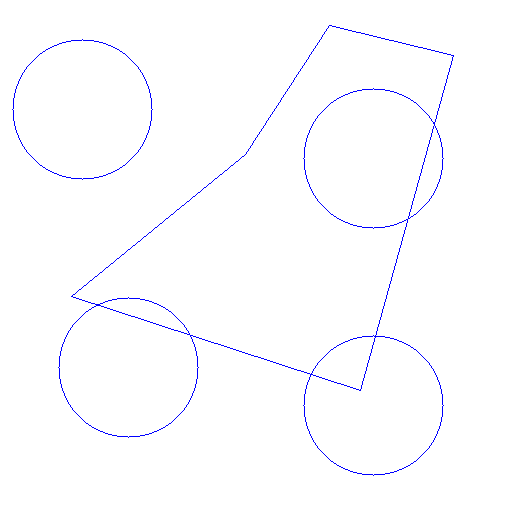
#> input picture mission_img.png, 512 x 512 px
$ python mission2.py
#> lines starting #> are read from the running program, lines starting #| are printed output that depends on the picture
import cv2
import numpy as np


def scale(src, x_scale, y_scale):
    h, w = src.shape[:2]
    aff = np.array([[x_scale, 0, 0],[0, y_scale, 0]], dtype = np.float32)
    dst = cv2.warpAffine(src, aff, (int(w*x_scale),int(h*y_scale)))
    return dst

src = cv2.imread('mission_img.png')
#> src is the input picture: shape (512, 512, 3); mean B, G, R 255, 252.5, 252.5


none_blur = scale(src, 0.5, 0.5)
#> in scale, `dst = cv2.warpAffine(src, aff, (int(w*x_scale),int(h*y_scale)))`:
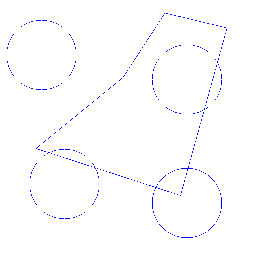
#> dst: shape (256, 256, 3); mean B, G, R 255, 252.6, 252.6

src_blur = cv2.blur(src,(3,3))
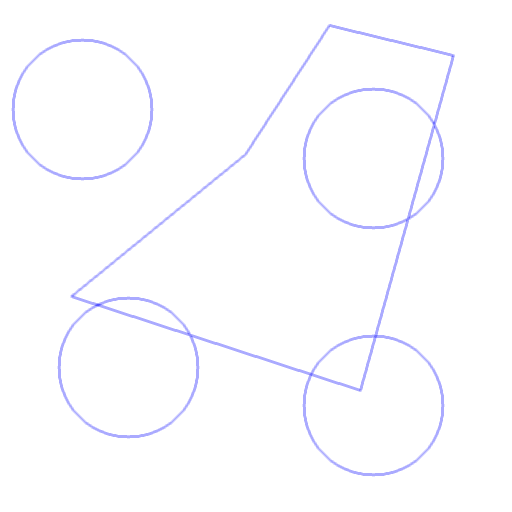
#> src_blur: shape (512, 512, 3); mean B, G, R 255, 252.5, 252.5

yes_blur = scale(src_blur, 0.5, 0.5)
#> call 2 of scale, with x_scale = 0.5, y_scale = 0.5
#> in scale (call 2), `dst = cv2.warpAffine(src, aff, (int(w*x_scale),int(h*y_scale)))`:
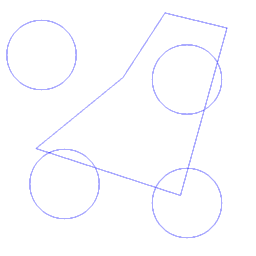
#> dst: shape (256, 256, 3); mean B, G, R 255, 252.5, 252.5

merged = np.hstack((none_blur,yes_blur))
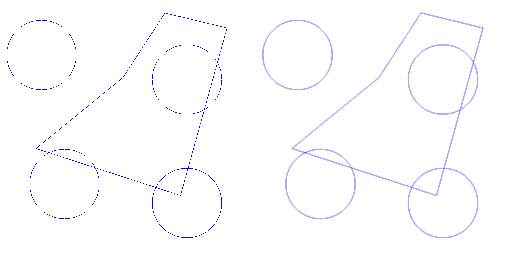
#> merged: shape (256, 512, 3); mean B, G, R 255, 252.5, 252.5

cv2.imshow('blur vs oasis', merged)
cv2.waitKey()
cv2.destroyAllWindows()
